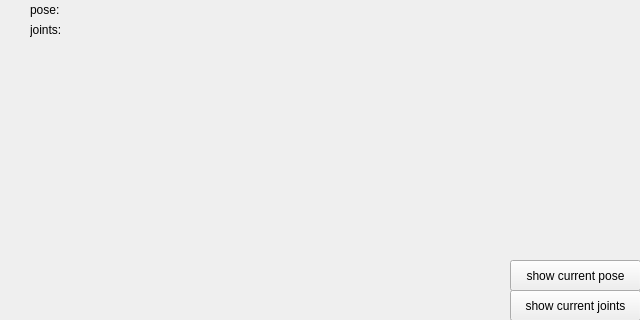
<?xml version="1.0" encoding="UTF-8"?>
<ui version="4.0">
 <class>Visualize</class>
 <widget class="QWidget" name="Visualize">
  <property name="geometry">
   <rect>
    <x>0</x>
    <y>0</y>
    <width>640</width>
    <height>320</height>
   </rect>
  </property>
  <property name="windowTitle">
   <string>Form</string>
  </property>
  <widget class="QPushButton" name="button_pose">
   <property name="geometry">
    <rect>
     <x>510</x>
     <y>260</y>
     <width>131</width>
     <height>31</height>
    </rect>
   </property>
   <property name="text">
    <string>show current pose</string>
   </property>
  </widget>
  <widget class="QPushButton" name="button_joints">
   <property name="geometry">
    <rect>
     <x>510</x>
     <y>290</y>
     <width>131</width>
     <height>31</height>
    </rect>
   </property>
   <property name="text">
    <string>show current joints</string>
   </property>
  </widget>
  <widget class="QLabel" name="label_pose">
   <property name="geometry">
    <rect>
     <x>30</x>
     <y>0</y>
     <width>600</width>
     <height>20</height>
    </rect>
   </property>
   <property name="text">
    <string>pose: </string>
   </property>
  </widget>
  <widget class="QLabel" name="label_joints">
   <property name="geometry">
    <rect>
     <x>30</x>
     <y>20</y>
     <width>600</width>
     <height>20</height>
    </rect>
   </property>
   <property name="text">
    <string>joints: </string>
   </property>
  </widget>
 </widget>
 <resources/>
 <connections/>
</ui>
